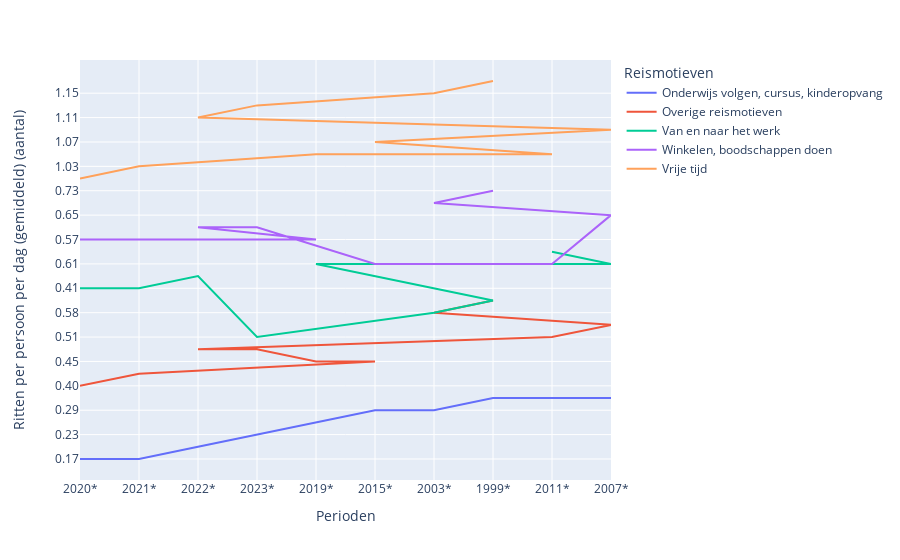

The cell this chart's notebook holds for it:
### Code cell
px.line(df_mat,
        x="Perioden",
        y="Ritten per persoon per dag (gemiddeld) (aantal)",
        line_group= 'Reismotieven',
        color="Reismotieven")

### Figure 1 — Plotly figure (JSON) as saved in the notebook; plotly's stock layout.template omitted (floating-point values rounded to 4 significant figures)
{"data": [{"hovertemplate": "Reismotieven=Onderwijs volgen, cursus, kinderopvang<br>Perioden=%{x}<br>Ritten per persoon per dag (gemiddeld) (aantal)=%{y}<extra></extra>", "legendgroup": "Onderwijs volgen, cursus, kinderopvang", "line": {"color": "#636efa", "dash": "solid"}, "marker": {"symbol": "circle"}, "mode": "lines", "name": "Onderwijs volgen, cursus, kinderopvang", "orientation": "v", "showlegend": true, "type": "scatter", "x": ["2020*", "2021*", "2022*", "2023*", "2019*", "2015*", "2003*", "1999*", "2011*", "2007*"], "xaxis": "x", "y": ["    0.17", "    0.17", "    0.22", "    0.23", "    0.28", "    0.29", "    0.29", "    0.30", "    0.30", "    0.30"], "yaxis": "y"}, {"hovertemplate": "Reismotieven=Overige reismotieven<br>Perioden=%{x}<br>Ritten per persoon per dag (gemiddeld) (aantal)=%{y}<extra></extra>", "legendgroup": "Overige reismotieven", "line": {"color": "#EF553B", "dash": "solid"}, "marker": {"symbol": "circle"}, "mode": "lines", "name": "Overige reismotieven", "orientation": "v", "showlegend": true, "type": "scatter", "x": ["2020*", "2021*", "2015*", "2019*", "2023*", "2022*", "2011*", "2007*", "2003*", "1999*"], "xaxis": "x", "y": ["    0.40", "    0.44", "    0.45", "    0.45", "    0.46", "    0.46", "    0.51", "    0.54", "    0.58", "    0.59"], "yaxis": "y"}, {"hovertemplate": "Reismotieven=Van en naar het werk<br>Perioden=%{x}<br>Ritten per persoon per dag (gemiddeld) (aantal)=%{y}<extra></extra>", "legendgroup": "Van en naar het werk", "line": {"color": "#00cc96", "dash": "solid"}, "marker": {"symbol": "circle"}, "mode": "lines", "name": "Van en naar het werk", "orientation": "v", "showlegend": true, "type": "scatter", "x": ["2020*", "2021*", "2022*", "2023*", "2003*", "1999*", "2019*", "2015*", "2007*", "2011*"], "xaxis": "x", "y": ["    0.41", "    0.41", "    0.48", "    0.51", "    0.58", "    0.59", "    0.61", "    0.61", "    0.61", "    0.62"], "yaxis": "y"}, {"hovertemplate": "Reismotieven=Winkelen, boodschappen doen<br>Perioden=%{x}<br>Ritten per persoon per dag (gemiddeld) (aantal)=%{y}<extra></extra>", "legendgroup": "Winkelen, boodschappen doen", "line": {"color": "#ab63fa", "dash": "solid"}, "marker": {"symbol": "circle"}, "mode": "lines", "name": "Winkelen, boodschappen doen", "orientation": "v", "showlegend": true, "type": "scatter", "x": ["2021*", "2020*", "2019*", "2022*", "2023*", "2015*", "2011*", "2007*", "2003*", "1999*"], "xaxis": "x", "y": ["    0.57", "    0.57", "    0.57", "    0.60", "    0.60", "    0.61", "    0.61", "    0.65", "    0.70", "    0.73"], "yaxis": "y"}, {"hovertemplate": "Reismotieven=Vrije tijd<br>Perioden=%{x}<br>Ritten per persoon per dag (gemiddeld) (aantal)=%{y}<extra></extra>", "legendgroup": "Vrije tijd", "line": {"color": "#FFA15A", "dash": "solid"}, "marker": {"symbol": "circle"}, "mode": "lines", "name": "Vrije tijd", "orientation": "v", "showlegend": true, "type": "scatter", "x": ["2020*", "2021*", "2019*", "2011*", "2015*", "2007*", "2022*", "2023*", "2003*", "1999*"], "xaxis": "x", "y": ["    0.93", "    1.03", "    1.05", "    1.05", "    1.07", "    1.10", "    1.11", "    1.12", "    1.15", "    1.19"], "yaxis": "y"}], "layout": {"legend": {"title": {"text": "Reismotieven"}, "tracegroupgap": 0}, "margin": {"t": 60}, "xaxis": {"anchor": "y", "domain": [0, 1], "title": {"text": "Perioden"}}, "yaxis": {"anchor": "x", "domain": [0, 1], "title": {"text": "Ritten per persoon per dag (gemiddeld) (aantal)"}}}}
